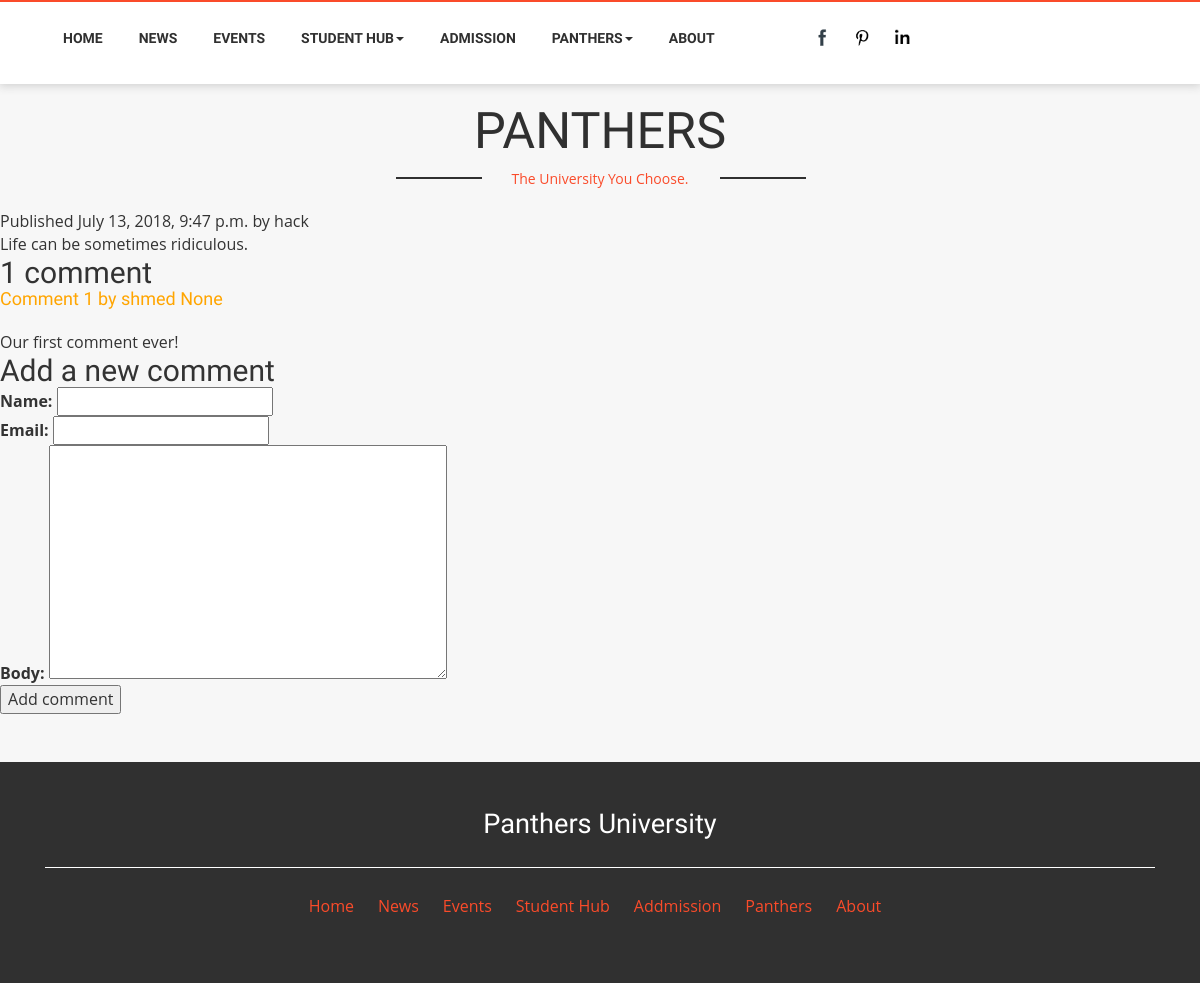
The page /board/2018/07/13/ENter/ on the database as committed earlier.
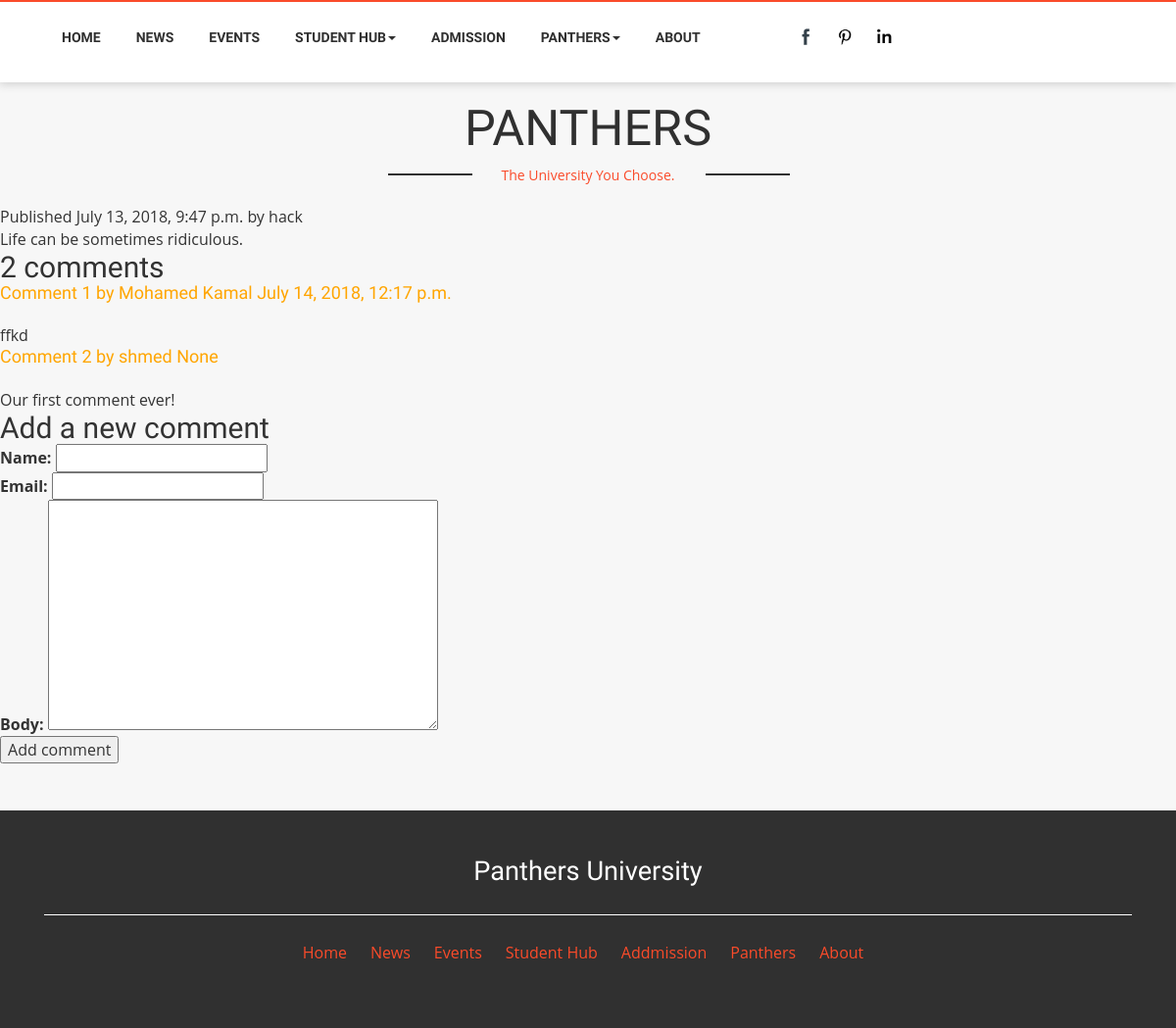
The same page on the database as committed later.
### board/models.py (models this page shows, shortened)
class Post(models.Model):
    title = models.CharField(max_length=250)
    STATUS_CHOICES = (('draft', 'Draft'),('published', 'Published'),)
    slug = models.SlugField(max_length=250, unique_for_date='publish')
    author = models.ForeignKey(User,related_name='blog_posts')
    body = models.TextField()
    publish = models.DateTimeField(default=timezone.now)
    created = models.DateTimeField(auto_now_add=True)
    updated = models.DateTimeField(auto_now=True)
    status = models.CharField(max_length=10,choices=STATUS_CHOICES,default='draft')
    class Meta:
        ordering = ('-publish',)

class Comment(models.Model):
    post = models.ForeignKey(Post, related_name='comments')
    name = models.CharField(max_length=80)
    email = models.EmailField()
    body = models.TextField()
    created = models.DateTimeField(auto_now_add=True)
    updated = models.DateTimeField(auto_now=True)
    active = models.BooleanField(default=True)
    class Meta:
        ordering = ('created',)

### board/views.py (the view)
def post_detail(request, year, month, day, post):
    post=Post.objects.get(pk=1)
    comments = post.comments.filter(active=True)
    if request.method == 'POST':
        comment_form = CommentForm(data=request.POST)
        if comment_form.is_valid():
            new_comment = comment_form.save(commit=False)
            new_comment.post = post
            new_comment.save()
    else:
        comment_form = CommentForm()
    return render(request,'details.html',{'post': post , 'comments': comments,'comment_form':comment_form})

### board/forms.py
class CommentForm(forms.ModelForm):
    class Meta:
        model = Comment
        fields = ('name', 'email', 'body')

### board/templates/details.html (shortened to what this page needs)
{% extends "base.html" %}
{% block content %}
<p class="date">    Published {{ post.publish }} by {{ post.author }}
</p>
{{ post.body|linebreaks }}
{% with comments.count as total_comments %}
 <h2>
     {{ total_comments }} comment{{ total_comments|pluralize }}
 </h2>
{% endwith %}
{% for comment in comments %}
 <div class="comment">
      <h4 style="color:orange;">
           Comment {{ forloop.counter }} by {{ comment.name }}
           {{ comment.created }}
           </h4>
           <br>
     {{ comment.body|linebreaks }}
      </div>
{% empty %}
<p>There are no comments yet.</p>
{% endfor %}
{% if new_comment %}
<h2>Your comment has been added.</h2>
{% else %}
 <h2>Add a new comment</h2>
<form action="." method="post">
     {{ comment_form.as_p }}
     <p><input type="submit" value="Add comment"></p>
     </form>
{% endif %}
        {% endblock %}

### feed/templates/base.html (shortened to what this page needs)
{% load staticfiles %}
<!DOCTYPE HTML>
<html>
<head>
<link href="{% static 'css/bootstrap.css' %}" rel='stylesheet' type='text/css' />
<link href="{% static 'css/style.css' %}" rel='stylesheet' type='text/css' />
<link href="{% static 'css/animate.min.css' %}" rel="stylesheet">
<link rel="stylesheet" href="{% static 'css/styles.css' %}">
</head>
<body>
<div class="header" id="ban">
    <div class="container">
      <div class="header_right wow fadeInLeft animated animated" data-wow-delay=".5s" style="visibility: visible; animation-delay: 0.5s; animation-name: fadeInLeft;">
      <nav class="navbar navbar-default">
        <div class="collapse navbar-collapse nav-wil" id="bs-example-navbar-collapse-1">
          <nav class="link-effect-7" id="link-effect-7">
            <ul class="nav navbar-nav">
              <li><a href="http://127.0.0.1:8000">Home</a></li>
              <li><a href="http://127.0.0.1:8000/Feed/News/">News</a></li>
              <li><a href="http://127.0.0.1:8000/Feed/Events/">Events</a></li>
              <li class="dropdown">
                                    <a href="#" class="dropdown-toggle" data-toggle="dropdown" role="button" aria-expanded="false">Student Hub<span class="caret"></span></a>
                                </li>
              <li><a href="http://127.0.0.1:8000/Admission">Admission</a></li>
              <li class="dropdown">
                                    <a href="#" class="dropdown-toggle" data-toggle="dropdown" role="button" aria-expanded="false">Panthers<span class="caret"></span></a>
                                </li>
              <li><a href="http://127.0.0.1:8000/About">About</a></li>
            </ul>
          </nav>
        </div>
      </nav>
      </div>
      <div class="nav navbar-nav navbar-right social-icons wow fadeInRight animated animated" data-wow-delay=".5s" style="visibility: visible; animation-delay: 0.5s; animation-name: fadeInRight;">
          <ul>
            <li><a href="#"> </a></li>
            <li><a href="#" class="pin"> </a></li>
            <li><a href="#" class="in"> </a></li>
          </ul>
        </div>
      <div class="clearfix"> </div>
    </div>
  </div>
  <div class="header-bottom">
    <div class="container">
      <div class="logo wow fadeInDown"  data-wow-duration=".8s" data-wow-delay=".2s">
        <h1><a href="http://127.0.0.1:8000">PANTHERS</a></h1>
        <p><label class="of"></label>The University You Choose.<label class="on"></label></p>
      </div>
    </div>
  </div>
{% block content %}
{% endblock %}
<div class="footer">
    <div class="container">
      <div class="col-md-12 footer-middle" style="text-align: center;">
      <a href="index.html"><h4>Panthers University</h4></a>
      <div class="mid-btm" id="footerback">
        <a href="http://127.0.0.1:8000" id="footerlist" style="margin-right: 10px;">Home</a>
        <a href="http://127.0.0.1:8000/Feed/News/" style="margin-right: 10px; margin-left: 10px;">News</a>
        <a href="http://127.0.0.1:8000/Feed/Events/" style="margin-right: 10px; margin-left: 10px;">Events</a>
        <a href="http://127.0.0.1:8000/board/"  style="margin-right: 10px; margin-left: 10px;">Student Hub</a>
        <a href="http://127.0.0.1:8000/Admission" style="margin-right: 10px; margin-left: 10px;">Addmission</a>
        <a href="panthers.html" style="margin-right: 10px; margin-left: 10px;">Panthers</a>
        <a href="http://127.0.0.1:8000/About" style="margin-right: 10px; margin-left: 10px;">About</a>
      </div>
      </div>
      <div class="clearfix"></div>
    </div>
  </div>
</body>
</html>

### admission/static/css/style.css (style rules this page uses)
html, body { font-family: 'Raleway', sans-serif; font-size: 100%; background: #f7f7f7; }
body a,.grid_1,plan_1,plan_1.one,plan_1.two,i.icon1, i.icon2, i.icon3, i.icon4, i.icon5, i.icon6 { transition:0.5s all; -webkit-transition:0.5s all; -moz-transition:0.5s all; -o-transition:0.5s all; -ms-transition:0.5s all; }
input[type="button"],input[type="submit"],li.parallelogram { transition:0.5s all; -webkit-transition:0.5s all; -moz-transition:0.5s all; -o-transition:0.5s all; -ms-transition:0.5s all; }
h1,h2,h3,h4,h5,h6 { margin:0; font-family: 'Raleway', sans-serif; }
p { margin:0; font-family: 'Open Sans', sans-serif; }
ul { margin:0; padding:0; }
label { margin:0; }
.header { background: #FFF; padding: 1em 0; box-shadow: 0px 1px 9px 1px #cfcfcf; border-top: 2px solid #fa4b2a; }
.navbar-right { float: left !important; margin-right: -15px; }
.social-icons { margin-top: 0.5em; }
.social-icons ul li { display: inline-block; margin-left: 1em; }
.social-icons ul li a { background: url(../images/social-icons.png)no-repeat -3px -2px; display: block; height: 22px; width: 20px; -webkit-transition: .5s all; transition: .5s all; -moz-transition: .5s all; padding: 0; }
.social-icons ul li a.pin { background-position: -3px -38px; }
.social-icons ul li a.in { background-position: -3px -78px; }
.header_right { float: left; margin-left: 0em; margin-right: 3em; }
.navbar { margin-bottom: 0; }
.navbar-default { background: none; border: none; }
.navbar-default .navbar-nav > li > a { color: #303030; }
.navbar-nav > li > a { font-size: 14px; padding: 10px 18px; text-transform: uppercase; font-family: 'Raleway', sans-serif; font-weight: 600; }
.link-effect-7 { -moz-perspective: 900px; -webkit-perspective: 900px; perspective: 900px; }
.link-effect-7 a { color: rgba(0, 0, 0, 0.4); text-shadow: none; margin: 0; -moz-transition: 0.3s; -o-transition: 0.3s; -webkit-transition: 0.3s; transition: 0.3s; }
.link-effect-7 a::before { color: white; content: attr(data-hover); position: absolute; -moz-transition: 0.3s; -o-transition: 0.3s; -webkit-transition: 0.3s; transition: 0.3s; -moz-transform-origin: 50% 0 50%; -ms-transform-origin: 50% 0 50%; -webkit-transform-origin: 50% 0 50%; transform-origin: 50% 0 50%; -moz-transform-style: preserve-3d; -webkit-transform-style: preserve-3d; transform-style: preserve-3d; }
.logo { padding: 1.2em 0; text-align: center; }
.logo h1 a { font-size: 1.4em; color: #303030; }
.logo p { font-size: 14px; margin-top: 0.5em; line-height: 1.8em; color: #fa4b2a; font-weight: 400; position:relative; }
label.of { width: 86px; height: 2px; margin-top: -26px; position: absolute; top: 37px; left: 366px; background: #303030; }
label.on { background: #303030; width: 86px; height: 2px; margin-top: -26px; position: absolute; top: 37px; left: 690px; }
.footer { background: #303030; padding: 3em 0; margin-top: 3em; }
.footer-middle a { color: #fa4b2a; font-family: 'Open Sans', sans-serif; }
.footer h4 { font-size: 1.7em; color: #fff; border-bottom: 1px solid #fff; margin-bottom: 1em; padding-bottom: 1em; }
.mid-btm { margin-bottom: 1em; }

Rows that differ between the two databases and show on the page:
added Comment: name "Mohamed Kamal", created "July 14, 2018, 12:17 p.m.", body "ffkd"
Other text that changed with them:
{{ total_comments }}: "1" → "2"
